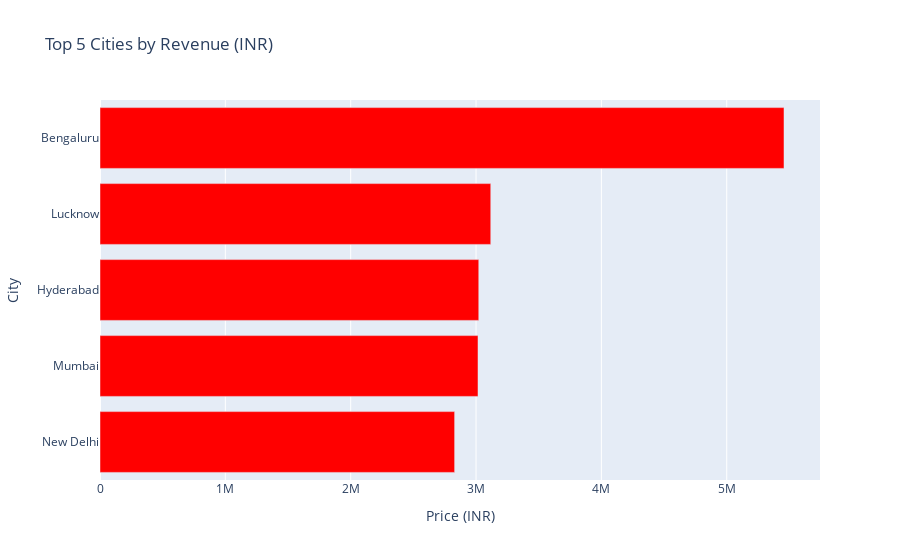

Notebook source saved alongside this figure:
### Markdown cell above
### TOP 5 CITIES BY SALES

### Code cell
top_5_cities =(df.groupby("City")["Price (INR)"].sum().nlargest(5).sort_values().reset_index())
fig = px.bar(top_5_cities, x="Price (INR)", y="City", orientation="h", title="Top 5 Cities by Revenue (INR)", color_discrete_sequence=["red"])
fig.show()

### Figure 1 — Plotly figure (JSON) as saved in the notebook; plotly's stock layout.template omitted (floating-point values rounded to 4 significant figures)
{"data": [{"hovertemplate": "Price (INR)=%{x}<br>City=%{y}<extra></extra>", "legendgroup": "", "marker": {"color": "red", "pattern": {"shape": ""}}, "name": "", "orientation": "h", "showlegend": false, "textposition": "auto", "type": "bar", "x": [2829000.0, 3016000.0, 3022000.0, 3117000.0, 5457000.0], "xaxis": "x", "y": ["New Delhi", "Mumbai", "Hyderabad", "Lucknow", "Bengaluru"], "yaxis": "y"}], "layout": {"barmode": "relative", "legend": {"tracegroupgap": 0}, "title": {"text": "Top 5 Cities by Revenue (INR)"}, "xaxis": {"anchor": "y", "domain": [0, 1], "title": {"text": "Price (INR)"}}, "yaxis": {"anchor": "x", "domain": [0, 1], "title": {"text": "City"}}}}
